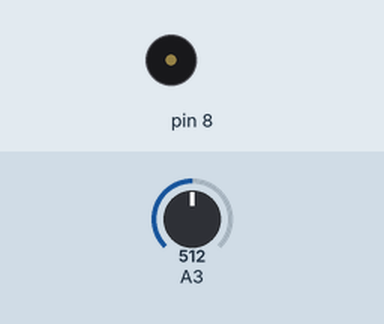
A sketch run on a simulated Arduino Uno, built with avr-gcc and run on an emulated ATmega328P. Parts: buzzer (waves = sounding). The inputs (shaded band) are chosen by the test bench; at power-on: A3 = 512.

Above: at 1.2 s.
1.3 s: A3 set to 782
2.8 s: A3 set to 818
At 3.0 s:
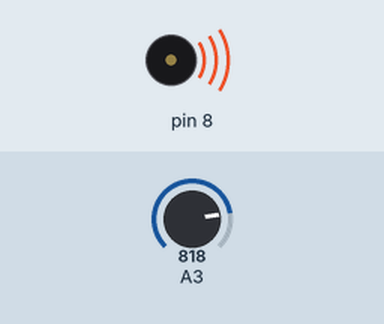
5.8 s: A3 set to 790
7.3 s: A3 set to 810
At 7.5 s:
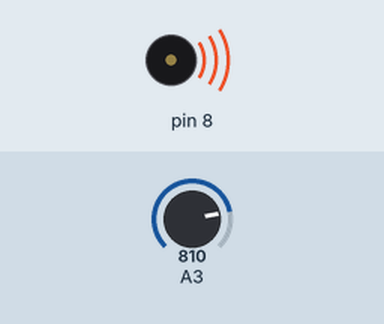
Timing chart, 0 to 11.3 s (numbered marks = the images above; inputs shaded):
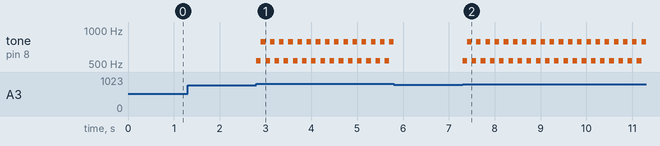

The sketch:

week10_3_arduino_analogRead_A3.ino
```cpp
// week10_3_arduino_analogRead_A3
void setup() {
  pinMode(2, INPUT_PULLUP);
  pinMode(8, OUTPUT);
}

void loop() {
  int now = analogRead(A3);
  if(now > 800){
    tone(8, 532, 100);
    delay(100);
    tone(8, 784, 100);
    delay(100);
  }else if( now < 200){
    tone(8, 784, 100);
    delay(100);
    tone(8, 532, 100);
    delay(100);
  }
}
```

Measured:
- the behaviour switches between 800 and 801 on A3 (found by bisection; images 0 and 1)
- after the input at 1.3 s, every drawn part: stays the same
- after the input at 2.8 s, tone on pin 8: alternates 784 Hz for 0.10 s and 532 Hz for 0.10 s, starting at once
- after the input at 7.3 s, tone on pin 8: alternates 784 Hz for 0.10 s and 532 Hz for 0.10 s, starting at once
